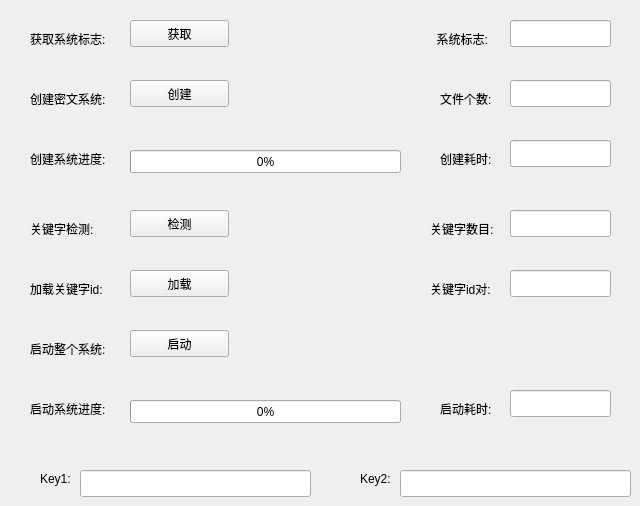
    <widget class="QWidget" name="tab_1">
     <attribute name="title">
      <string>启动</string>
     </attribute>
     <widget class="QLabel" name="label">
      <property name="geometry">
       <rect>
        <x>380</x>
        <y>30</y>
        <width>141</width>
        <height>17</height>
       </rect>
      </property>
      <property name="text">
       <string>                 系统标志:</string>
      </property>
     </widget>
     <widget class="QLabel" name="label_1">
      <property name="geometry">
       <rect>
        <x>30</x>
        <y>90</y>
        <width>131</width>
        <height>17</height>
       </rect>
      </property>
      <property name="text">
       <string>创建密文系统:</string>
      </property>
     </widget>
     <widget class="QPushButton" name="pushButton_creat">
      <property name="geometry">
       <rect>
        <x>130</x>
        <y>80</y>
        <width>99</width>
        <height>27</height>
       </rect>
      </property>
      <property name="text">
       <string>创建</string>
      </property>
     </widget>
     <widget class="QLabel" name="label_2">
      <property name="geometry">
       <rect>
        <x>440</x>
        <y>90</y>
        <width>131</width>
        <height>17</height>
       </rect>
      </property>
      <property name="text">
       <string>文件个数:</string>
      </property>
     </widget>
     <widget class="QLabel" name="label_3">
      <property name="geometry">
       <rect>
        <x>30</x>
        <y>220</y>
        <width>131</width>
        <height>17</height>
       </rect>
      </property>
      <property name="text">
       <string>关键字检测:</string>
      </property>
     </widget>
     <widget class="QPushButton" name="pushButton_check">
      <property name="geometry">
       <rect>
        <x>130</x>
        <y>210</y>
        <width>99</width>
        <height>27</height>
       </rect>
      </property>
      <property name="text">
       <string>检测</string>
      </property>
     </widget>
     <widget class="QLabel" name="label_4">
      <property name="geometry">
       <rect>
        <x>430</x>
        <y>220</y>
        <width>131</width>
        <height>17</height>
       </rect>
      </property>
      <property name="text">
       <string>关键字数目:</string>
      </property>
     </widget>
     <widget class="QLabel" name="label_5">
      <property name="geometry">
       <rect>
        <x>30</x>
        <y>280</y>
        <width>141</width>
        <height>17</height>
       </rect>
      </property>
      <property name="text">
       <string>加载关键字id:</string>
      </property>
     </widget>
     <widget class="QPushButton" name="pushButton_load">
      <property name="geometry">
       <rect>
        <x>130</x>
        <y>270</y>
        <width>99</width>
        <height>27</height>
       </rect>
      </property>
      <property name="text">
       <string>加载</string>
      </property>
     </widget>
     <widget class="QLabel" name="label_6">
      <property name="geometry">
       <rect>
        <x>430</x>
        <y>280</y>
        <width>141</width>
        <height>17</height>
       </rect>
      </property>
      <property name="text">
       <string>关键字id对:</string>
      </property>
     </widget>
     <widget class="QLabel" name="label_19">
      <property name="geometry">
       <rect>
        <x>30</x>
        <y>340</y>
        <width>141</width>
        <height>17</height>
       </rect>
      </property>
      <property name="text">
       <string>启动整个系统:</string>
      </property>
     </widget>
     <widget class="QPushButton" name="pushButton_setup">
      <property name="geometry">
       <rect>
        <x>130</x>
        <y>330</y>
        <width>99</width>
        <height>27</height>
       </rect>
      </property>
      <property name="text">
       <string>启动</string>
      </property>
     </widget>
     <widget class="QLineEdit" name="lineEdit_flag">
      <property name="geometry">
       <rect>
        <x>510</x>
        <y>20</y>
        <width>101</width>
        <height>27</height>
       </rect>
      </property>
      <property name="readOnly">
       <bool>true</bool>
      </property>
     </widget>
     <widget class="QLineEdit" name="lineEdit_fnum">
      <property name="geometry">
       <rect>
        <x>510</x>
        <y>80</y>
        <width>101</width>
        <height>27</height>
       </rect>
      </property>
      <property name="readOnly">
       <bool>true</bool>
      </property>
     </widget>
     <widget class="QLineEdit" name="lineEdit_knum">
      <property name="geometry">
       <rect>
        <x>510</x>
        <y>210</y>
        <width>101</width>
        <height>27</height>
       </rect>
      </property>
      <property name="readOnly">
       <bool>true</bool>
      </property>
     </widget>
     <widget class="QLineEdit" name="lineEdit_kinum">
      <property name="geometry">
       <rect>
        <x>510</x>
        <y>270</y>
        <width>101</width>
        <height>27</height>
       </rect>
      </property>
      <property name="readOnly">
       <bool>true</bool>
      </property>
     </widget>
     <widget class="QPushButton" name="pushButton_acquire">
      <property name="geometry">
       <rect>
        <x>130</x>
        <y>20</y>
        <width>99</width>
        <height>27</height>
       </rect>
      </property>
      <property name="text">
       <string>获取</string>
      </property>
     </widget>
     <widget class="QLabel" name="label_23">
      <property name="geometry">
       <rect>
        <x>30</x>
        <y>30</y>
        <width>131</width>
        <height>17</height>
       </rect>
      </property>
      <property name="text">
       <string>获取系统标志:</string>
      </property>
     </widget>
     <widget class="QLineEdit" name="lineEdit_key1">
      <property name="geometry">
       <rect>
        <x>80</x>
        <y>470</y>
        <width>231</width>
        <height>27</height>
       </rect>
      </property>
      <property name="readOnly">
       <bool>true</bool>
      </property>
     </widget>
     <widget class="QLineEdit" name="lineEdit_key2">
      <property name="geometry">
       <rect>
        <x>400</x>
        <y>470</y>
        <width>231</width>
        <height>27</height>
       </rect>
      </property>
      <property name="readOnly">
       <bool>true</bool>
      </property>
     </widget>
     <widget class="QLabel" name="label_27">
      <property name="geometry">
       <rect>
        <x>40</x>
        <y>470</y>
        <width>67</width>
        <height>17</height>
       </rect>
      </property>
      <property name="text">
       <string>Key1:</string>
      </property>
     </widget>
     <widget class="QLabel" name="label_28">
      <property name="geometry">
       <rect>
        <x>360</x>
        <y>470</y>
        <width>67</width>
        <height>17</height>
       </rect>
      </property>
      <property name="text">
       <string>Key2:</string>
      </property>
     </widget>
     <widget class="QProgressBar" name="progressBar">
      <property name="geometry">
       <rect>
        <x>130</x>
        <y>400</y>
        <width>271</width>
        <height>23</height>
       </rect>
      </property>
      <property name="value">
       <number>0</number>
      </property>
      <property name="orientation">
       <enum>Qt::Horizontal</enum>
      </property>
      <property name="invertedAppearance">
       <bool>false</bool>
      </property>
     </widget>
     <widget class="QProgressBar" name="fprogressBar">
      <property name="geometry">
       <rect>
        <x>130</x>
        <y>150</y>
        <width>271</width>
        <height>23</height>
       </rect>
      </property>
      <property name="value">
       <number>0</number>
      </property>
      <property name="orientation">
       <enum>Qt::Horizontal</enum>
      </property>
      <property name="invertedAppearance">
       <bool>false</bool>
      </property>
     </widget>
     <widget class="QLineEdit" name="time_creat">
      <property name="geometry">
       <rect>
        <x>510</x>
        <y>140</y>
        <width>101</width>
        <height>27</height>
       </rect>
      </property>
      <property name="readOnly">
       <bool>true</bool>
      </property>
     </widget>
     <widget class="QLabel" name="time_creatqq">
      <property name="geometry">
       <rect>
        <x>440</x>
        <y>150</y>
        <width>131</width>
        <height>17</height>
       </rect>
      </property>
      <property name="text">
       <string>创建耗时:</string>
      </property>
     </widget>
     <widget class="QLineEdit" name="time_setup">
      <property name="geometry">
       <rect>
        <x>510</x>
        <y>390</y>
        <width>101</width>
        <height>27</height>
       </rect>
      </property>
      <property name="readOnly">
       <bool>true</bool>
      </property>
     </widget>
     <widget class="QLabel" name="time_creat_2">
      <property name="geometry">
       <rect>
        <x>440</x>
        <y>400</y>
        <width>131</width>
        <height>17</height>
       </rect>
      </property>
      <property name="text">
       <string>启动耗时:</string>
      </property>
     </widget>
     <widget class="QLabel" name="label_38">
      <property name="geometry">
       <rect>
        <x>30</x>
        <y>150</y>
        <width>131</width>
        <height>17</height>
       </rect>
      </property>
      <property name="text">
       <string>创建系统进度:</string>
      </property>
     </widget>
     <widget class="QLabel" name="label_100">
      <property name="geometry">
       <rect>
        <x>30</x>
        <y>400</y>
        <width>141</width>
        <height>17</height>
       </rect>
      </property>
      <property name="text">
       <string>启动系统进度:</string>
      </property>
     </widget>
    </widget>
